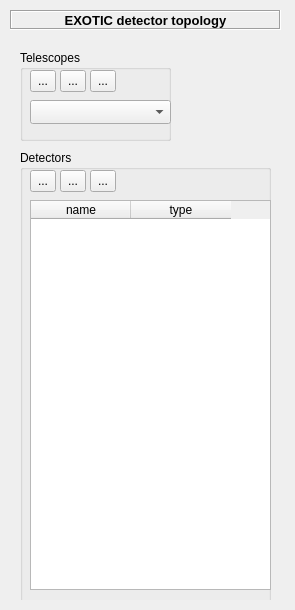
<?xml version="1.0" encoding="UTF-8"?>
<ui version="4.0">
 <class>topoForm</class>
 <widget class="QWidget" name="topoForm">
  <property name="geometry">
   <rect>
    <x>0</x>
    <y>0</y>
    <width>295</width>
    <height>610</height>
   </rect>
  </property>
  <property name="sizePolicy">
   <sizepolicy hsizetype="Preferred" vsizetype="Preferred">
    <horstretch>0</horstretch>
    <verstretch>0</verstretch>
   </sizepolicy>
  </property>
  <property name="minimumSize">
   <size>
    <width>295</width>
    <height>610</height>
   </size>
  </property>
  <property name="maximumSize">
   <size>
    <width>295</width>
    <height>610</height>
   </size>
  </property>
  <property name="windowTitle">
   <string>Form</string>
  </property>
  <widget class="QFrame" name="topoFrame">
   <property name="geometry">
    <rect>
     <x>10</x>
     <y>40</y>
     <width>271</width>
     <height>560</height>
    </rect>
   </property>
   <property name="sizePolicy">
    <sizepolicy hsizetype="Preferred" vsizetype="Preferred">
     <horstretch>0</horstretch>
     <verstretch>0</verstretch>
    </sizepolicy>
   </property>
   <property name="minimumSize">
    <size>
     <width>0</width>
     <height>0</height>
    </size>
   </property>
   <property name="frameShape">
    <enum>QFrame::NoFrame</enum>
   </property>
   <property name="frameShadow">
    <enum>QFrame::Plain</enum>
   </property>
   <widget class="QGroupBox" name="telescopesBox">
    <property name="geometry">
     <rect>
      <x>10</x>
      <y>10</y>
      <width>151</width>
      <height>91</height>
     </rect>
    </property>
    <property name="title">
     <string>Telescopes</string>
    </property>
    <property name="flat">
     <bool>true</bool>
    </property>
    <property name="checkable">
     <bool>false</bool>
    </property>
    <widget class="QComboBox" name="telComboBox">
     <property name="geometry">
      <rect>
       <x>10</x>
       <y>50</y>
       <width>141</width>
       <height>24</height>
      </rect>
     </property>
    </widget>
    <widget class="QToolButton" name="newTelButton">
     <property name="geometry">
      <rect>
       <x>10</x>
       <y>20</y>
       <width>26</width>
       <height>22</height>
      </rect>
     </property>
     <property name="text">
      <string>...</string>
     </property>
     <property name="icon">
      <iconset>
       <normalon>:/icon/icons/add.png</normalon>
      </iconset>
     </property>
     <property name="iconSize">
      <size>
       <width>16</width>
       <height>16</height>
      </size>
     </property>
    </widget>
    <widget class="QToolButton" name="delTelButton">
     <property name="enabled">
      <bool>true</bool>
     </property>
     <property name="geometry">
      <rect>
       <x>70</x>
       <y>20</y>
       <width>26</width>
       <height>22</height>
      </rect>
     </property>
     <property name="text">
      <string>...</string>
     </property>
     <property name="icon">
      <iconset>
       <normalon>:/icon/icons/remove.png</normalon>
      </iconset>
     </property>
     <property name="iconSize">
      <size>
       <width>16</width>
       <height>16</height>
      </size>
     </property>
    </widget>
    <widget class="QToolButton" name="editTelButton">
     <property name="geometry">
      <rect>
       <x>40</x>
       <y>20</y>
       <width>26</width>
       <height>22</height>
      </rect>
     </property>
     <property name="text">
      <string>...</string>
     </property>
     <property name="icon">
      <iconset>
       <normalon>:/icon/icons/edit.png</normalon>
      </iconset>
     </property>
     <property name="iconSize">
      <size>
       <width>16</width>
       <height>16</height>
      </size>
     </property>
    </widget>
   </widget>
   <widget class="QGroupBox" name="detectorsBox">
    <property name="geometry">
     <rect>
      <x>10</x>
      <y>110</y>
      <width>251</width>
      <height>481</height>
     </rect>
    </property>
    <property name="title">
     <string>Detectors</string>
    </property>
    <property name="flat">
     <bool>true</bool>
    </property>
    <widget class="QToolButton" name="newDetButton">
     <property name="enabled">
      <bool>true</bool>
     </property>
     <property name="geometry">
      <rect>
       <x>10</x>
       <y>20</y>
       <width>26</width>
       <height>22</height>
      </rect>
     </property>
     <property name="text">
      <string>...</string>
     </property>
     <property name="icon">
      <iconset>
       <normalon>:/icon/icons/add.png</normalon>
      </iconset>
     </property>
     <property name="iconSize">
      <size>
       <width>16</width>
       <height>16</height>
      </size>
     </property>
    </widget>
    <widget class="QToolButton" name="delDetButton">
     <property name="enabled">
      <bool>true</bool>
     </property>
     <property name="geometry">
      <rect>
       <x>70</x>
       <y>20</y>
       <width>26</width>
       <height>22</height>
      </rect>
     </property>
     <property name="text">
      <string>...</string>
     </property>
     <property name="icon">
      <iconset>
       <normalon>:/icon/icons/remove.png</normalon>
      </iconset>
     </property>
     <property name="iconSize">
      <size>
       <width>16</width>
       <height>16</height>
      </size>
     </property>
    </widget>
    <widget class="QTableWidget" name="detTable">
     <property name="geometry">
      <rect>
       <x>10</x>
       <y>50</y>
       <width>241</width>
       <height>390</height>
      </rect>
     </property>
     <property name="sizePolicy">
      <sizepolicy hsizetype="Expanding" vsizetype="Expanding">
       <horstretch>0</horstretch>
       <verstretch>0</verstretch>
      </sizepolicy>
     </property>
     <property name="editTriggers">
      <set>QAbstractItemView::NoEditTriggers</set>
     </property>
     <property name="dragDropOverwriteMode">
      <bool>false</bool>
     </property>
     <property name="alternatingRowColors">
      <bool>true</bool>
     </property>
     <property name="selectionMode">
      <enum>QAbstractItemView::SingleSelection</enum>
     </property>
     <property name="selectionBehavior">
      <enum>QAbstractItemView::SelectRows</enum>
     </property>
     <property name="showGrid">
      <bool>false</bool>
     </property>
     <property name="gridStyle">
      <enum>Qt::SolidLine</enum>
     </property>
     <property name="cornerButtonEnabled">
      <bool>false</bool>
     </property>
     <attribute name="horizontalHeaderMinimumSectionSize">
      <number>25</number>
     </attribute>
     <attribute name="verticalHeaderVisible">
      <bool>false</bool>
     </attribute>
     <attribute name="verticalHeaderVisible">
      <bool>false</bool>
     </attribute>
     <attribute name="horizontalHeaderMinimumSectionSize">
      <number>25</number>
     </attribute>
     <column>
      <property name="text">
       <string>name</string>
      </property>
      <property name="textAlignment">
       <set>AlignHCenter|AlignVCenter|AlignCenter</set>
      </property>
     </column>
     <column>
      <property name="text">
       <string>type</string>
      </property>
      <property name="textAlignment">
       <set>AlignHCenter|AlignVCenter|AlignCenter</set>
      </property>
     </column>
    </widget>
    <widget class="QToolButton" name="editDetButton">
     <property name="geometry">
      <rect>
       <x>40</x>
       <y>20</y>
       <width>26</width>
       <height>22</height>
      </rect>
     </property>
     <property name="text">
      <string>...</string>
     </property>
     <property name="icon">
      <iconset>
       <normalon>:/icon/icons/edit.png</normalon>
      </iconset>
     </property>
     <property name="iconSize">
      <size>
       <width>16</width>
       <height>16</height>
      </size>
     </property>
    </widget>
   </widget>
  </widget>
  <widget class="QLabel" name="title">
   <property name="geometry">
    <rect>
     <x>10</x>
     <y>10</y>
     <width>271</width>
     <height>20</height>
    </rect>
   </property>
   <property name="font">
    <font>
     <pointsize>10</pointsize>
     <weight>75</weight>
     <bold>true</bold>
     <underline>false</underline>
     <strikeout>false</strikeout>
    </font>
   </property>
   <property name="frameShape">
    <enum>QFrame::Box</enum>
   </property>
   <property name="frameShadow">
    <enum>QFrame::Sunken</enum>
   </property>
   <property name="text">
    <string>EXOTIC detector topology</string>
   </property>
   <property name="textFormat">
    <enum>Qt::AutoText</enum>
   </property>
   <property name="scaledContents">
    <bool>false</bool>
   </property>
   <property name="alignment">
    <set>Qt::AlignCenter</set>
   </property>
   <property name="textInteractionFlags">
    <set>Qt::NoTextInteraction</set>
   </property>
  </widget>
 </widget>
 <resources/>
 <connections/>
</ui>
